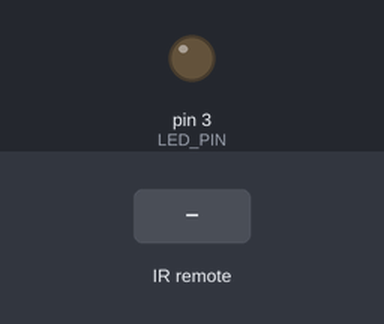
The sketch below on a simulated Arduino Uno, built with avr-gcc and run on an emulated ATmega328P. Parts: output pins drawn as LEDs (lit = HIGH). The inputs (shaded band) are chosen by the test bench.

Above: at 1.2 s.
1.3 s: infrared code 0xFF02FD received
At 2.3 s:
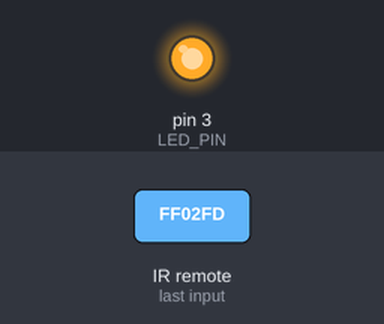
Timing chart, 0 to 4.3 s (numbered marks = the images above; inputs shaded):
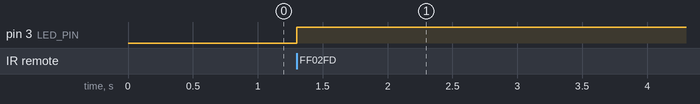

Measured:
- after the input at 1.3 s, pin 3 (LED_PIN): LOW → HIGH at once

The sketch:

lesson_6.2.ino
```cpp
/* keyestudio 4wd BT Car V2
lesson 6.2
IRremote
http://www.keyestudio.com
*/
#include <IRremote.h>
int RECV_PIN = A0;//define the pin of IR receiver as A0
int LED_PIN=3;//define the pin of LED as pin 3
int a=0;
IRrecv irrecv(RECV_PIN);
decode_results results;
void setup()
{Serial.begin(9600);
  irrecv.enableIRIn(); //  Initialize the IR receiver
  pinMode(LED_PIN,OUTPUT);//set pin 3 of LED to OUTPUT
}
void loop() {
  if (irrecv.decode(&results)) {
if(results.value==0xFF02FD &a==0) //according to the above key value, press“OK”on remote control , LED will be controlled
{digitalWrite(LED_PIN,HIGH);//LED will be on
a=1;
}
else if(results.value==0xFF02FD &a==1) //press again
{
digitalWrite(LED_PIN,LOW);///LED will go off
a=0;
}
    irrecv.resume(); // receive the next value
  }}//*******************************************************
```
